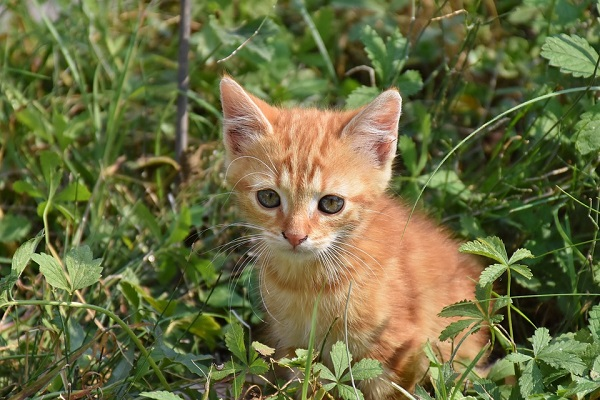
#> input picture resources/cat.jpg, 600 x 400 px
$ python 7.color_spaces.py
#> lines starting #> are read from the running program, lines starting #| are printed output that depends on the picture
import cv2 as cv
import matplotlib.pyplot as plt


def show(win_name, mat):
    return cv.imshow(win_name, mat)


img = cv.imread('resources/cat.jpg')
#> img is the input picture: shape (400, 600, 3); mean B, G, R 64.5, 108.6, 106.9
show('opening image', img)

# ----------> 1.bgr 2 gray_scale <----------
gray_img = cv.cvtColor(img, cv.COLOR_BGR2GRAY)
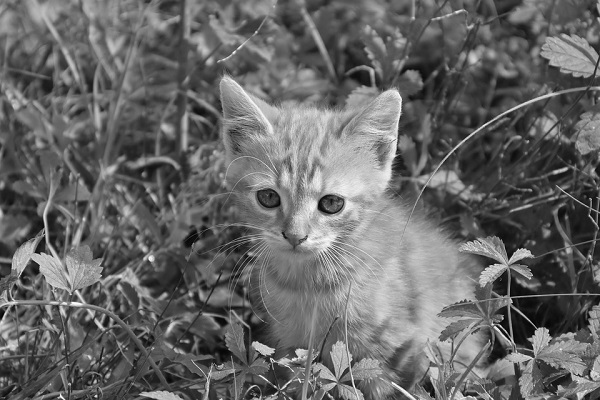
#> gray_img: shape (400, 600); min 1, max 254, mean 103.1
show('gray image', gray_img)

# ----------> 2.bgr to hsv <----------
# hsv -> hue saturation value (based on,how human think and can see the color)
hsv_img = cv.cvtColor(img, cv.COLOR_BGR2HSV)
#> hsv_img: shape (400, 600, 3); mean H, S, V 33.5, 127.4, 118.5
show('hsv img', hsv_img)

# ----------> 3.bgr to L*A*B <----------
lab_img = cv.cvtColor(img, cv.COLOR_BGR2LAB)
#> lab_img: shape (400, 600, 3); mean of channels 0, 1, 2 113, 120.1, 152.4
show('lab img', lab_img)

# ----------> 4.presenting image by matplot <----------
plt.imshow(img)
plt.show()
# ----------> 5.bgr 2 rgb <----------
rgb_img = cv.cvtColor(img, cv.COLOR_BGR2RGB)
show('rgb img', rgb_img)
# plotting again
plt.imshow(rgb_img)
plt.show()
# ----------> 6.hsv to bgr <----------
hsv_bgr_img = cv.cvtColor(img, cv.COLOR_HSV2BGR)
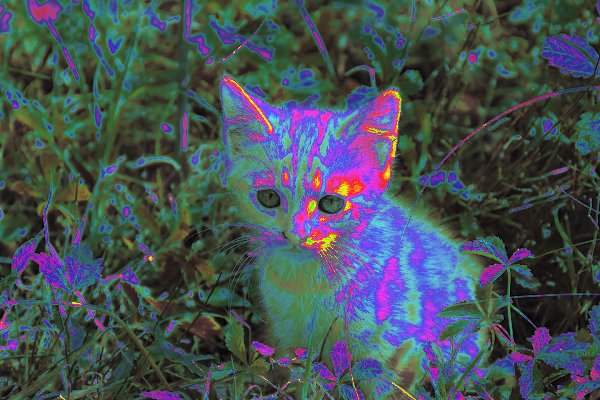
#> hsv_bgr_img: shape (400, 600, 3); mean B, G, R 86.1, 81.1, 69.9
show('hsv to bgr_img', hsv_bgr_img)

# ----------> 7.lab to bgr <----------
lab_bgr_img = cv.cvtColor(img, cv.COLOR_LAB2BGR)
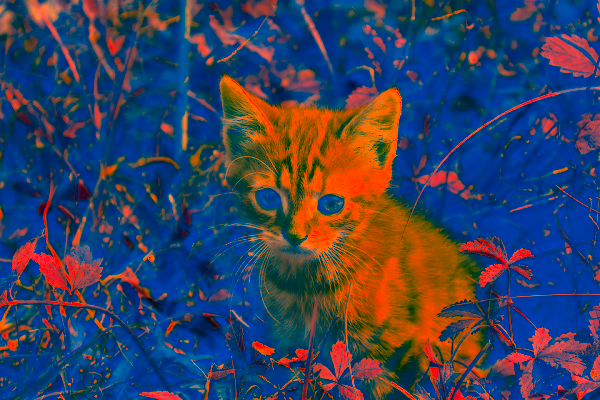
#> lab_bgr_img: shape (400, 600, 3); mean B, G, R 92.9, 64.9, 55.7
show('lab 2 bgr_img', lab_bgr_img)

# ----------> <----------

cv.waitKey(0)

$ run again, with resources/leaf.jpg copied over resources/cat.jpg
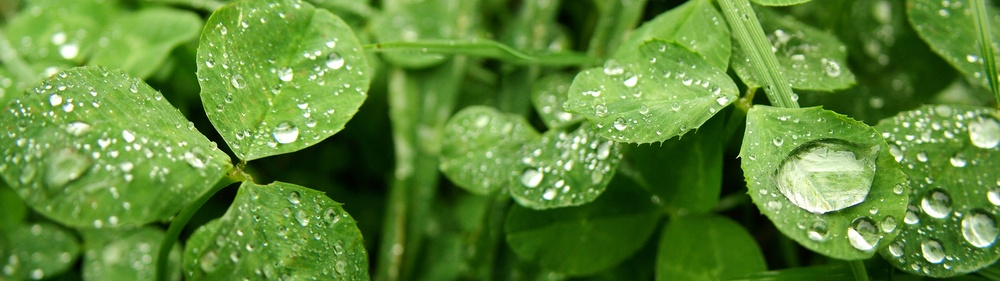
#> input picture resources/leaf.jpg, 1000 x 281 px, shrunk from 3840 x 1080 before the run
#> img is the input picture: shape (281, 1000, 3); mean B, G, R 54.4, 136.1, 94
#> hsv_img: shape (281, 1000, 3); mean H, S, V 46.3, 173.8, 136.1
#> lab_img: shape (281, 1000, 3); mean of channels 0, 1, 2 131.2, 99.6, 165.3
#> `hsv_bgr_img = cv.cvtColor(img, cv.COLOR_HSV2BGR)`:
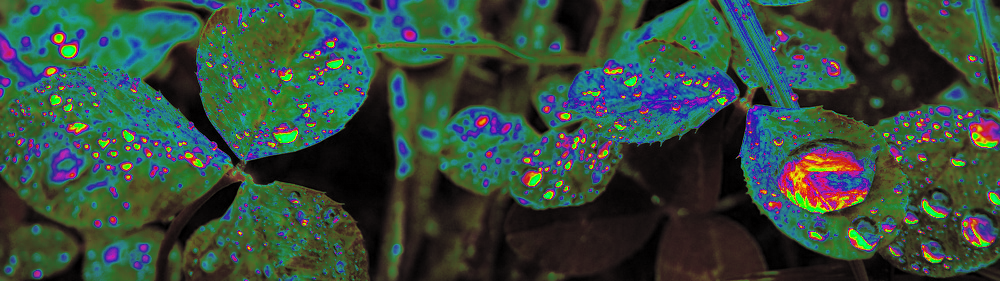
#> hsv_bgr_img: shape (281, 1000, 3); mean B, G, R 61, 74.7, 51.9
#> `lab_bgr_img = cv.cvtColor(img, cv.COLOR_LAB2BGR)`:
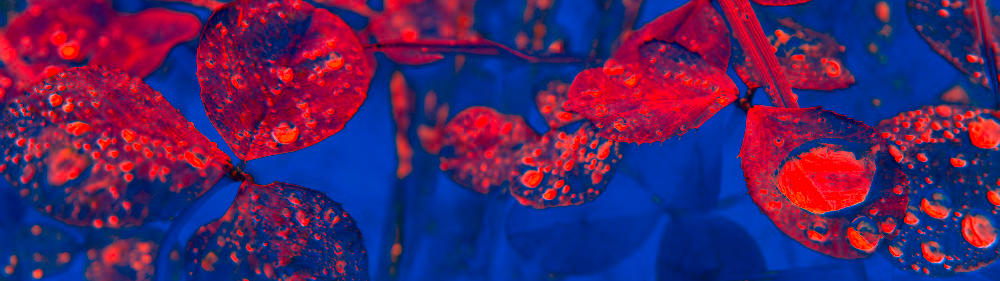
#> lab_bgr_img: shape (281, 1000, 3); mean B, G, R 100.4, 34.8, 76.2
